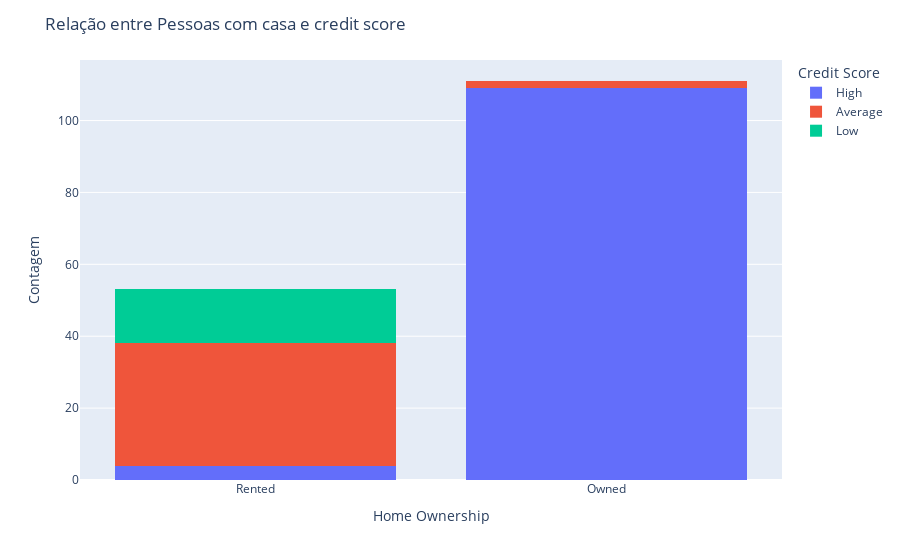

The cell this chart's notebook holds for it:
### Code cell
fig = px.histogram(df, x='Home Ownership', color='Credit Score', barmode='stack')

fig.update_layout(title='Relação entre Pessoas com casa e credit score',
                  xaxis_title='Home Ownership',
                  yaxis_title='Contagem',
                  legend_title='Credit Score')
fig.show()

### Figure 1 — Plotly figure (JSON) as saved in the notebook; plotly's stock layout.template omitted (floating-point values rounded to 4 significant figures)
{"data": [{"alignmentgroup": "True", "bingroup": "x", "hovertemplate": "Credit Score=High<br>Home Ownership=%{x}<br>count=%{y}<extra></extra>", "legendgroup": "High", "marker": {"color": "#636efa", "pattern": {"shape": ""}}, "name": "High", "offsetgroup": "High", "orientation": "v", "showlegend": true, "type": "histogram", "x": ["Rented", "Owned", "Owned", "Owned", "Owned", "Owned", "Owned", "Owned", "Owned", "Owned", "Owned", "Owned", "Owned", "Owned", "Owned", "Owned", "Owned", "Owned", "Owned", "Owned", "Owned", "Owned", "Owned", "Owned", "Owned", "Owned", "Owned", "Owned", "Owned", "Owned", "Owned", "Owned", "Owned", "Owned", "Owned", "Owned", "Owned", "Owned", "Owned", "Owned", "Owned", "Owned", "Owned", "Owned", "Owned", "Owned", "Owned", "Owned", "Owned", "Owned", "Owned", "Owned", "Owned", "Owned", "Owned", "Owned", "Owned", "Owned", "Owned", "Owned", "Owned", "Owned", "Owned", "Owned", "Owned", "Owned", "Owned", "Owned", "Owned", "Owned", "Owned", "Owned", "Owned", "Owned", "Owned", "Owned", "Owned", "Owned", "Owned", "Owned", "Owned", "Owned", "Owned", "Owned", "Owned", "Owned", "Owned", "Owned", "Owned", "Owned", "Rented", "Rented", "Rented", "Owned", "Owned", "Owned", "Owned", "Owned", "Owned", "Owned", "Owned", "Owned", "Owned", "Owned", "Owned", "Owned", "Owned", "Owned", "Owned", "Owned", "Owned", "Owned", "Owned"], "xaxis": "x", "yaxis": "y"}, {"alignmentgroup": "True", "bingroup": "x", "hovertemplate": "Credit Score=Average<br>Home Ownership=%{x}<br>count=%{y}<extra></extra>", "legendgroup": "Average", "marker": {"color": "#EF553B", "pattern": {"shape": ""}}, "name": "Average", "offsetgroup": "Average", "orientation": "v", "showlegend": true, "type": "histogram", "x": ["Rented", "Rented", "Rented", "Rented", "Rented", "Rented", "Rented", "Rented", "Rented", "Rented", "Rented", "Rented", "Rented", "Rented", "Rented", "Rented", "Rented", "Rented", "Rented", "Rented", "Rented", "Rented", "Rented", "Rented", "Rented", "Rented", "Rented", "Rented", "Owned", "Owned", "Rented", "Rented", "Rented", "Rented", "Rented", "Rented"], "xaxis": "x", "yaxis": "y"}, {"alignmentgroup": "True", "bingroup": "x", "hovertemplate": "Credit Score=Low<br>Home Ownership=%{x}<br>count=%{y}<extra></extra>", "legendgroup": "Low", "marker": {"color": "#00cc96", "pattern": {"shape": ""}}, "name": "Low", "offsetgroup": "Low", "orientation": "v", "showlegend": true, "type": "histogram", "x": ["Rented", "Rented", "Rented", "Rented", "Rented", "Rented", "Rented", "Rented", "Rented", "Rented", "Rented", "Rented", "Rented", "Rented", "Rented"], "xaxis": "x", "yaxis": "y"}], "layout": {"barmode": "stack", "legend": {"title": {"text": "Credit Score"}, "tracegroupgap": 0}, "margin": {"t": 60}, "title": {"text": "Relação entre Pessoas com casa e credit score"}, "xaxis": {"anchor": "y", "domain": [0, 1], "title": {"text": "Home Ownership"}}, "yaxis": {"anchor": "x", "domain": [0, 1], "title": {"text": "Contagem"}}}}
